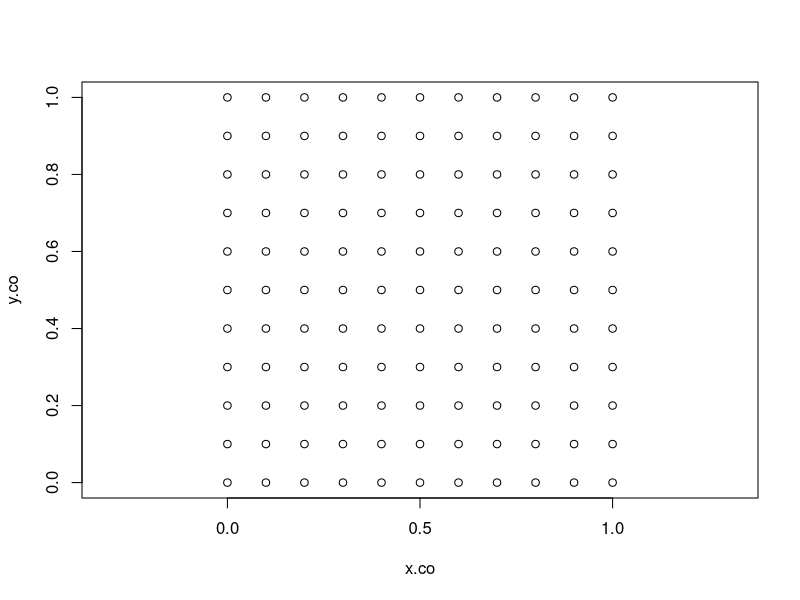
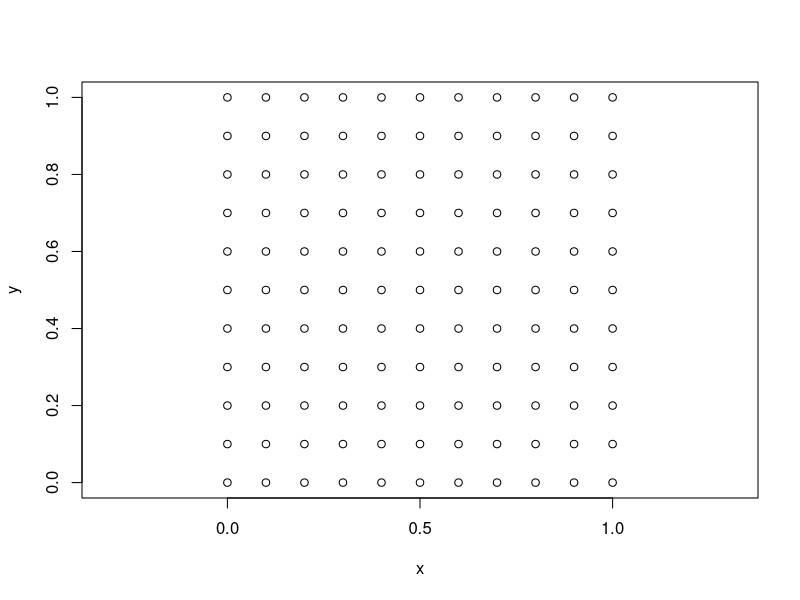
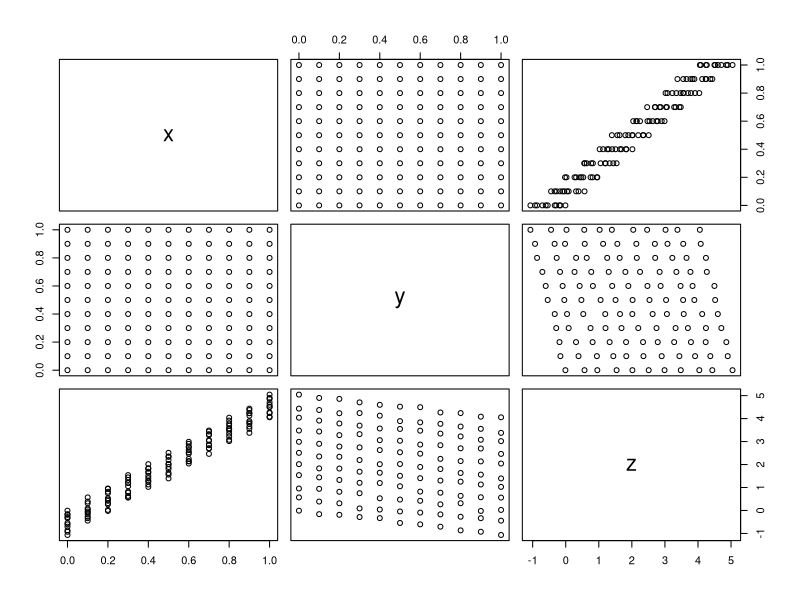
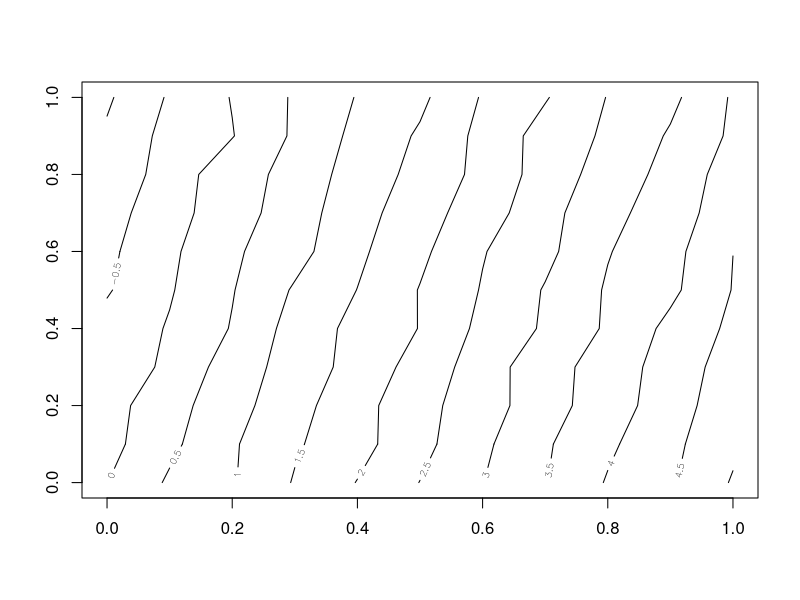
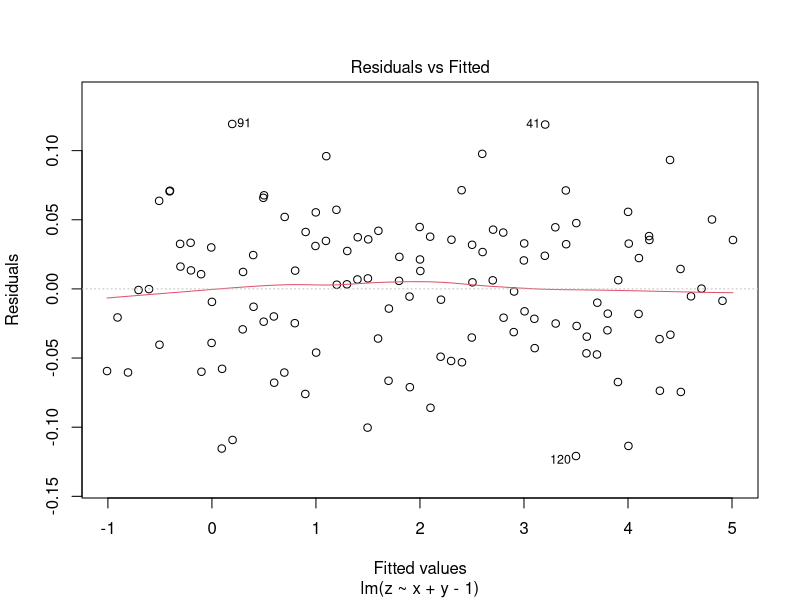
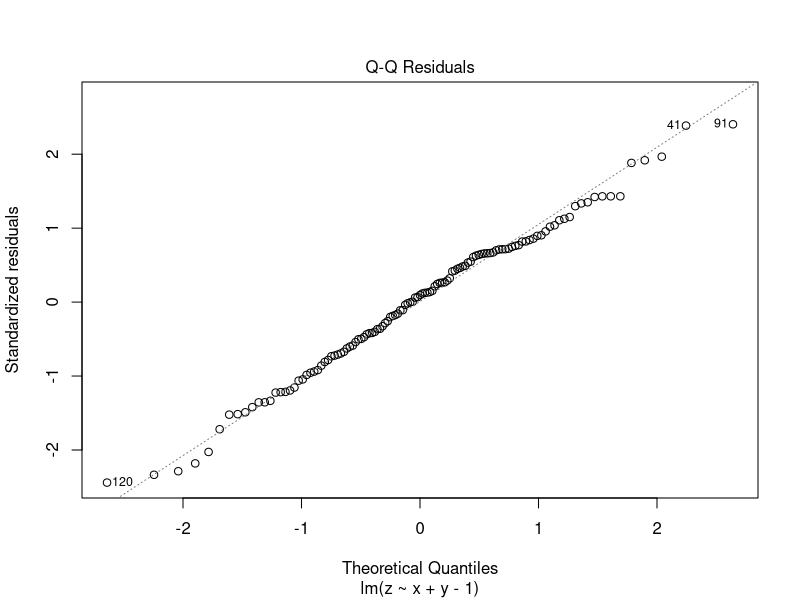
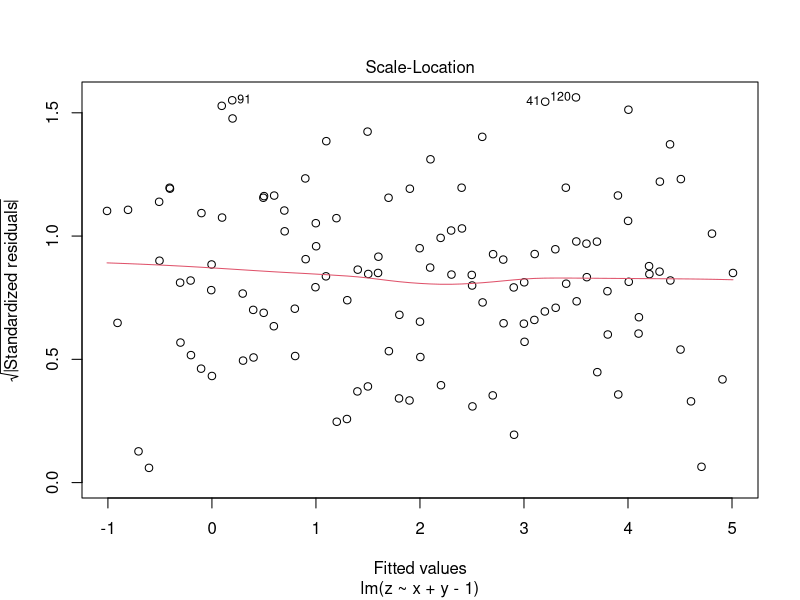
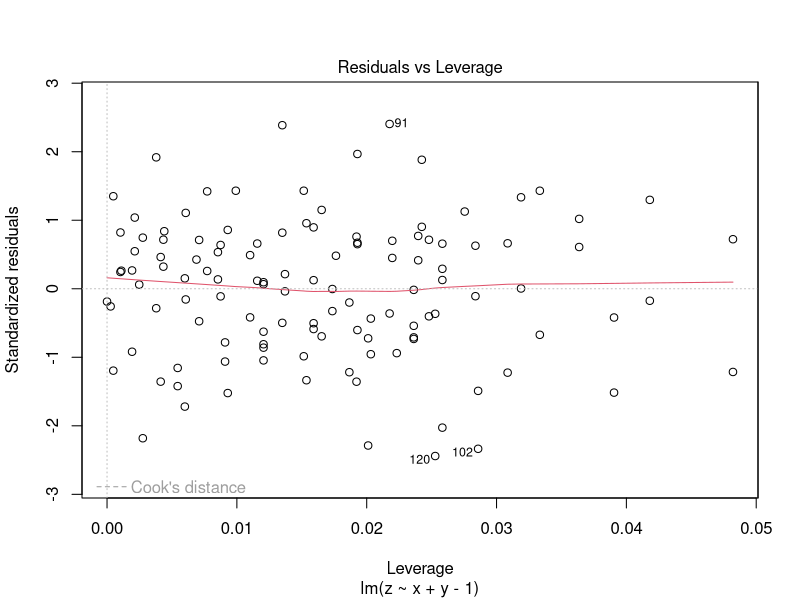

Reproduce these figures in R, in order.
## Simple linear spatial regression
## Grid creation
x.co <- rep(seq(0,1,0.1),11)
y.co <- rep(seq(0,1,0.1),length = 121, each=11)
plot(x.co,y.co, asp=T)

surf.df <- data.frame(x=x.co, y=y.co)
plot(surf.df, asp=TRUE)

surf.df$z <- 5*surf.df$x - surf.df$y + rnorm(121,sd=0.05)
plot(surf.df) # scatter plot matrix

## Contour plot
surf.mat <- matrix(surf.df$z, nrow=11)
contour(seq(0,1,0.1), seq(0,1,0.1), surf.mat)

surf.lm <- lm(z ~ x + y - 1, data = surf.df)
summary(surf.lm)
plot(surf.lm)

surf.lm <- lm(z ~ x + y +I(x^2) + I(y^2) - 1, data = surf.df)

library(MASS)
data(topo)
## overview of dataset
head(topo)
plot(topo$x, topo$y, asp=T)
library(spatial)

topo.ls <- surf.ls(2, topo)
trsurf <- trmat(topo.ls,0,6.5,0,6.5,50)
# Plot result
eqscplot(trsurf, typ="n")
contour(trsurf, add=T)
points(topo)
text(topo, lab=topo$z,adj=c(0,1))

topo.loess <- loess(z ~ x * y, topo, span=0.25, normalize = F)
topo.ma <- list(x=seq(0,6.5,0.1),y=seq(0,6.5,0.1))
topo.lo <- predict(topo.loess, expand.grid(topo.ma), se=T)
eqscplot(topo.ma, typ="n")
contour(topo.ma$x, topo.ma$y, topo.lo$fit, add=T)
